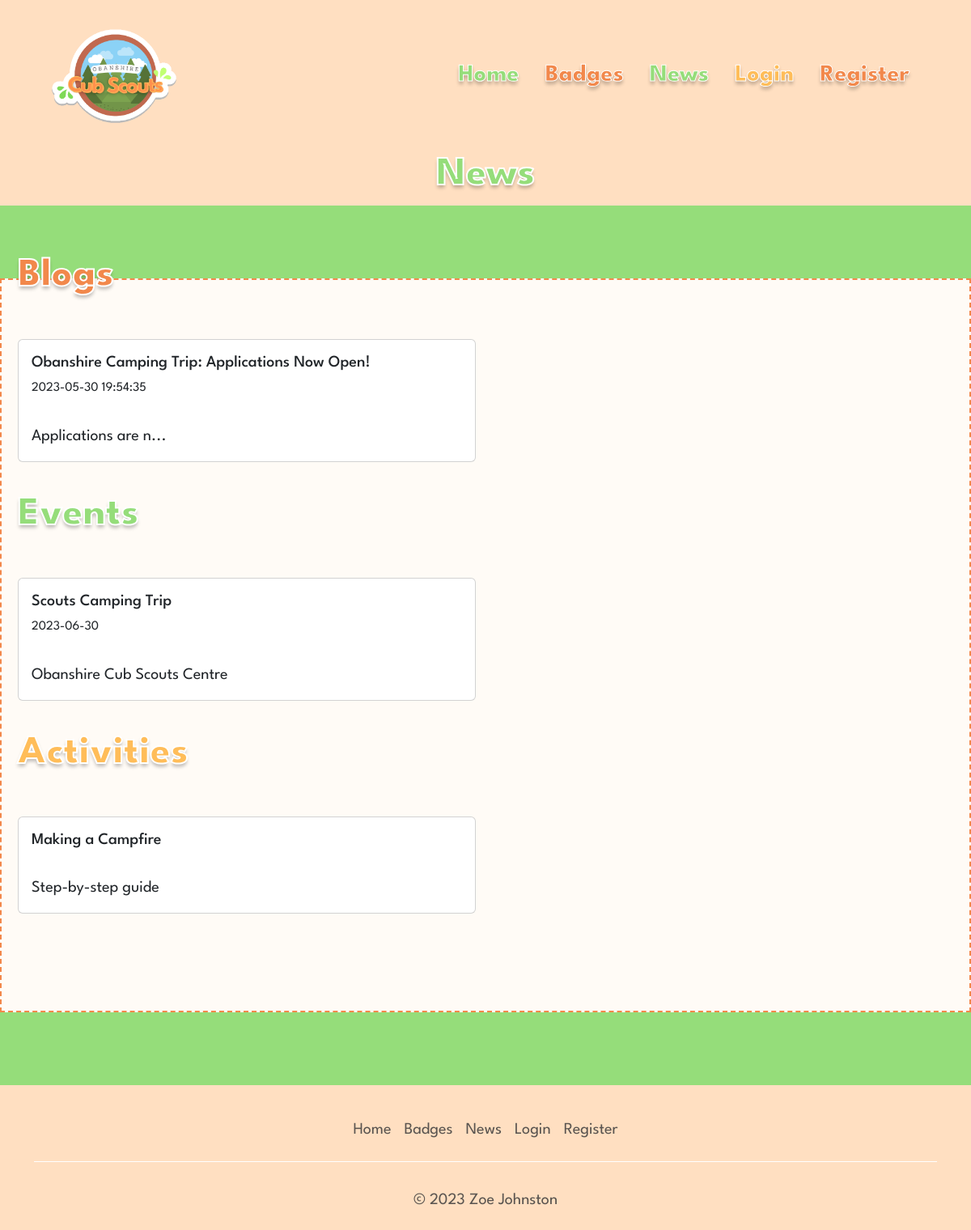
/pages/news/index.php, run on the app's committed database.
### tables this page shows
CREATE TABLE `blog` (
  `id` int(11) NOT NULL,
  `title` varchar(132) NOT NULL,
  `blog_content` varchar(644) NOT NULL,
  `created_on` datetime NOT NULL DEFAULT CURRENT_TIMESTAMP,
  `published` tinyint(4) NOT NULL DEFAULT '0'
);

CREATE TABLE `event` (
  `id` int(11) NOT NULL,
  `title` varchar(40) NOT NULL,
  `date` date NOT NULL,
  `location` varchar(30) NOT NULL,
  `requirements` varchar(200) NOT NULL,
  `published` tinyint(4) NOT NULL DEFAULT '0'
);

CREATE TABLE `activity` (
  `id` int(11) NOT NULL,
  `title` varchar(20) NOT NULL,
  `brief` varchar(20) NOT NULL,
  `equipment` varchar(200) NOT NULL,
  `instructions` varchar(300) NOT NULL,
  `published` tinyint(4) NOT NULL DEFAULT '0'
);

### pages/news/index.php (the view, shortened to what this page needs)
<?php
    include '../../account/auth/dbConfig.php';
    include '../../components/header.php';
    include '../../components/navbar.php';
    $blog = $conn->prepare(
      'SELECT id,
      title,
      SUBSTRING(blog_content, 1, 30),
      created_on
      FROM `blog`
      WHERE published = 1;');
      $blog->execute();
      $blog->store_result();
      $blog->bind_result($blogID, $blogTitle, $blogContent, $blogCreated);
      $event = $conn->prepare(
        'SELECT id,
        title,
        location,
        date
        FROM `event`
        WHERE published = 1;');
      $event->execute();
      $event->store_result();
      $event->bind_result($eventID, $eventTitle, $eventLocation, $eventDate);
      $act = $conn->prepare(
        'SELECT id,
        title,
        brief
        FROM `activity`
        WHERE published = 1;');
      $act->execute();
      $act->store_result();
      $act->bind_result($actID, $actTitle, $actBrief);
?>
<h1 class="text-center link-green">News</h1>
<div class="body-wrap">
  <div class="bloglist-wrap">
  <h2 class="link-orange" style="margin=0;">Blogs</h2>
  <div class="bloglist row row-cols-1 row-cols-md-2 g-4">
    <?php while ($blog->fetch()): ?>
      <a href="../blogs/blogDetails.php?id=<?= $blogID ?>" class="text-decoration-none">
        <div class="col">
          <div class="card">
            <div class="card-body">
              <h5 class="card-title"><?= $blogTitle ?></h5>
              <small class="card-text"><?= $blogCreated ?></small>
              <p class="card-text"><?= $blogContent ?>...</p>
            </div>
          </div>
        </div>
      </a>
    <?php endwhile ?>
  </div>
  <h2 class="link-green">Events</h2>
  <div class="eventlist row row-cols-1 row-cols-md-2 g-4">
    <?php while ($event->fetch()): ?>
      <a href="../events/eventDetails.php?id=<?= $eventID ?>" class="text-decoration-none">
        <div class="col">
          <div class="card">
            <div class="card-body">
              <h5 class="card-title"><?= $eventTitle ?></h5>
              <small class="card-text"><?= $eventDate ?></small>
              <p class="card-text"><?= $eventLocation ?></p>
            </div>
          </div>
        </div>
      </a>
    <?php endwhile ?>
  </div>
  <h2 class="link-yellow">Activities</h2>
  <div class="activitylist row row-cols-1 row-cols-md-2 g-4">
    <?php while ($act->fetch()): ?>
      <a href="../activities/activityDetails.php?id=<?= $actID ?>" class="text-decoration-none">
        <div class="col">
          <div class="card">
            <div class="card-body">
              <h5 class="card-title"><?= $actTitle ?></h5>
              <p class="card-text"><?= $actBrief ?></p>
            </div>
          </div>
        </div>
      </a>
    <?php endwhile ?>
  </div>
  </div>
</div>
<?php
    include '../../components/footer.php';
?>

### assets/css/main.css (style rules this page uses)
body { font-family: 'League Spartan', sans-serif !important; background-color: #FFDFC1; }
.link-orange { color: #F2884B; }
.link-green { color: #95DD7A; }
.link-yellow { color: #FFBD59; }
.body-wrap { background-color: #95DD7A; padding: 90px 0; min-height: 100vh; width: 100vw; }
.bloglist-wrap { background-color: #FFFBF6; max-width: 1200px; margin: auto; padding: 20px; border: 2px solid #F2884B; border-style: dashed; }
.bloglist-wrap > h2 { font-size: 50px; font-weight: 800; -webkit-text-stroke: 2px white; text-shadow: 0px 4px 4px rgba(0, 0, 0, 0.25); }
h1 { font-size: 50px; font-weight: 800; -webkit-text-stroke: 2px white; text-shadow: 0px 4px 4px rgba(0, 0, 0, 0.25); }
.row { padding: 40px 0 90px; }

### assets/css/blog.css (style rules this page uses)
h2 { margin-top: -55px; font-weight: 700; font-size: 50px; -webkit-text-stroke: 1px white; }
small { font-size: 16px; margin: 20px 0; }
p { font-size: 20px; font-weight: 400; margin-top: 2rem; }
.bloglist-wrap { padding-bottom: 30px; }

### data on the page
blog: title "Obanshire Camping Trip: Applications Now Open!", created_on "2023-05-30 19:54:35", blogContent "Applications are n"
event: title "Scouts Camping Trip", date "2023-06-30", location "Obanshire Cub Scouts Centre"
activity: title "Making a Campfire", brief "Step-by-step guide"
